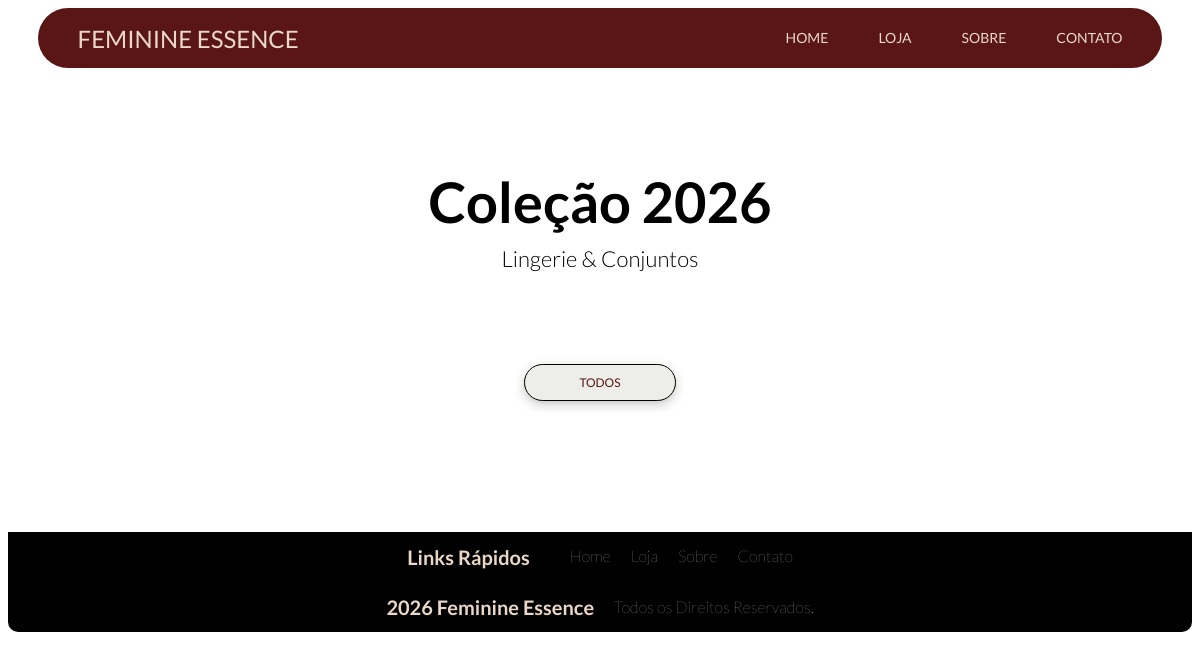
The page /lingerie_store/ on the database as committed earlier.
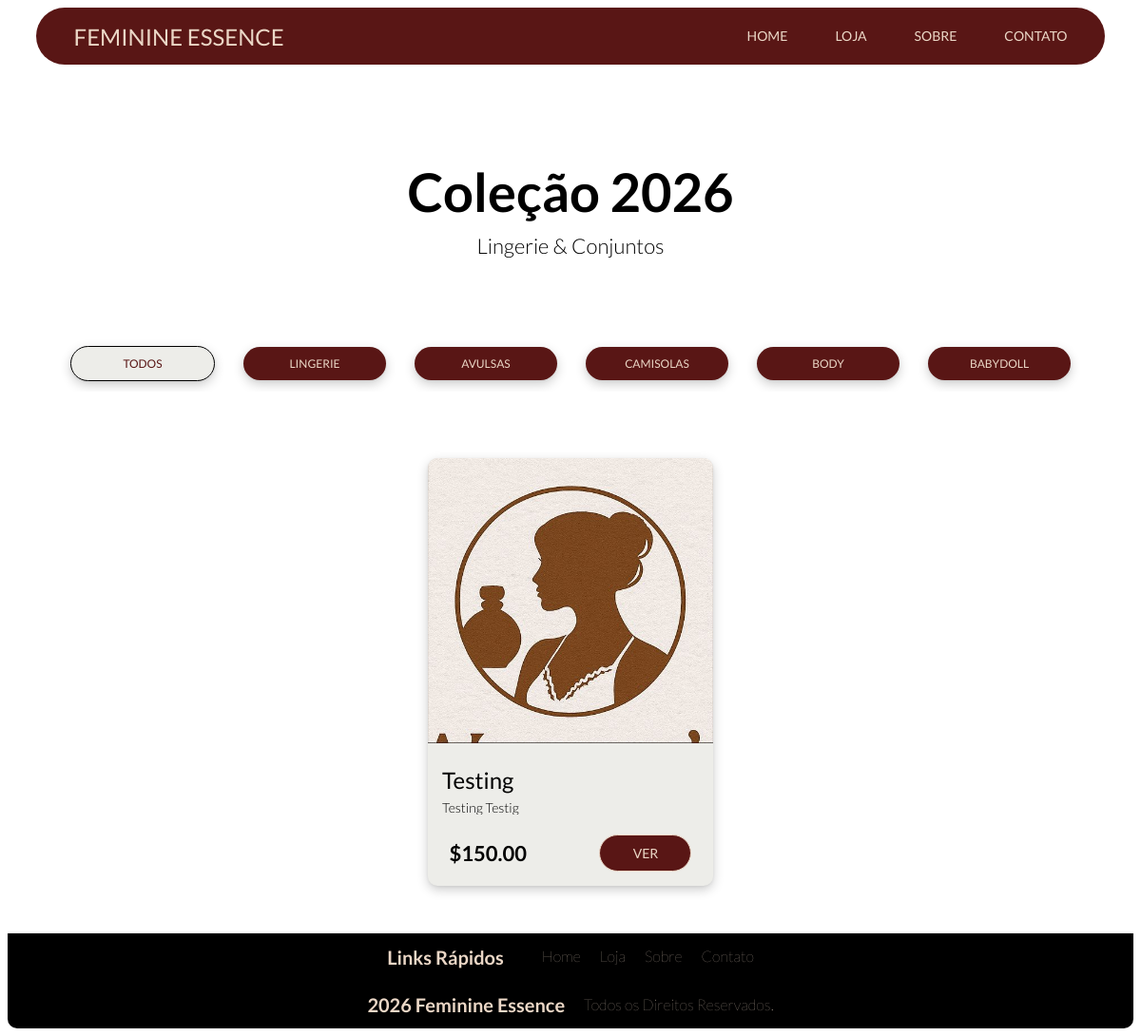
The same page on the database as committed later.
### core/models.py (models this page shows, shortened)
class Badge(models.Model):
    name = models.CharField(max_length=100, unique=True)

class Product(models.Model):
    name = models.CharField(max_length=100)
    description = models.CharField(max_length=200)
    price = models.DecimalField(max_digits=8, decimal_places=2)
    image = models.ImageField(upload_to='products/', blank=True, null=True)
    badges = models.ManyToManyField(Badge, blank=True)  # "Mais Vendido", "Novo", etc.
    created_at = models.DateTimeField(auto_now_add=True, editable=False)
    is_active = models.BooleanField(default=True)
    stock = models.PositiveIntegerField(default=0)

### core/views.py (the view)
# urls.py: path('lingerie_store/', views.lingerie_store, name='lingerie_store'),
def lingerie_store(request):
    selected_badge = request.GET.get("badge")
    contents = Product.objects.all().order_by("-created_at")
    badges = Badge.objects.all()
    if selected_badge:
        contents = contents.filter(badges__name=selected_badge)
    else:
        contents = Product.objects.all()
    return render(request, "lingerie_store.html", {
        "badges": badges,
        "selected_badge": selected_badge,
        "contents": contents,
        "css_version": int(time.time()),
    })

### core/templates/lingerie_store.html (shortened to what this page needs)
{% load static %}
<!DOCTYPE html>
<html lang="en">
  <head>
      <link rel="stylesheet" href="{% static 'CSS/lingerie_store.css' %}?v={{ css_version }}">
  </head>
  <body>
    {% include 'partials/nav_bar.html' %}
    <div class="page_title_wrapper">
      <h2 class="page_title">Coleção 2026</h2>
      <h2 class="page_title_01">Lingerie & Conjuntos</h2>
      <div class="page_filtering_tab_wrapper">
        <div class="page_filtering_tab_scroller">
          <a href="{% url 'lingerie_store' %}"
            class="clear_all_filter_button {% if not selected_badge %}active{% endif %}">
            Todos
         </a>
          {% for badge in badges %}
            <a href="{% url 'lingerie_store' %}?badge={{ badge.name }}"
              class="{% if selected_badge == badge.name %}active{% endif %}">
              {{badge.name}}
            </a>
          {% endfor %}
        </div>
      </div>
    </div>
    <div class="products">
      <div class="products_wrapper">
        {% for item in contents %}
          <div class="product_card_wrapper">
            {% if item.image %}
              <div class="product_card_media_wrapper">
                <img src="{{ item.image.url }}" alt="{{ item.title }}">
              </div>
            {% endif %}
            <div class="product_context_wrapper">
              <h2>{{ item.name }}</h2>
              <p>{{ item.description }}</p>
            </div>
            <div class="product_price_wrapper">
              <h2>${{ item.price }}</h2>
              <a class="btn_product_description" href="{% url 'product_details' item.id %}">
                Ver
              </a>
            </div>
          </div>
        {% endfor %}
      </div>
    </div>
    {% include 'partials/footer.html' %}
  </body>
</html>

Rows that differ between the two databases and show on the page:
added Badge: name "LINGERIE"
added Badge: name "AVULSAS"
added Badge: name "CAMISOLAS"
added Badge: name "BODY"
added Badge: name "BABYDOLL"
added Product: image (picture), name "Testing", description "Testing Testig", price "150.00"
